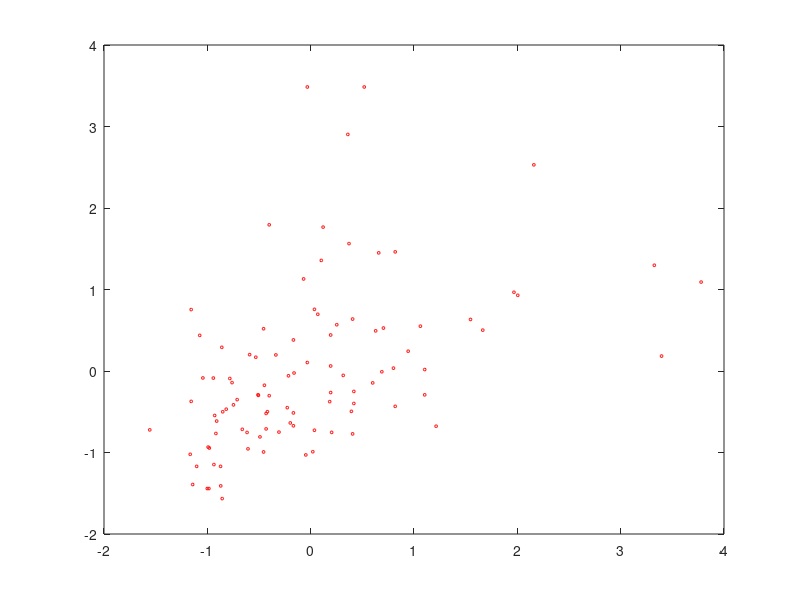

The MATLAB source for this figure: (Note: this script raises an error after producing the figure.)
%% Linear Regression with Gradient Descent
%  consider this sample the Machine learning equivalent for
%  SRM_Philadelphia_Outliers

clc; clear; close all;

%% Load Data
% Description of first code block
data = load('philadelphia.txt');
%data = load('data.txt');
% house prices (y)
y =  data(:,1); 
% crime rates (1000 / CrimeRate) : reciprocal
X = data(:,3);
% cases in the data set
m = length(X);

%Data Normalization... [-1 to +1]
[X muX sigmaX] = normalize(X);
[y muY sigmaY] = normalize(y);

% plot data to check pattern
plot(X,y, 'or', 'MarkerSize', 2);


%% Gradient Descent
% Goal minimize J(theta0, theta1) -> min(theta)

% add columns of 1's to X
X = [ones(m,1), X];

% initialize thetas with zeros (Theta0 and Theta1)
theta = zeros(2,1); % column vector with two entries [0,0]

% gradient descent parameters
iterations = 10;
alpha = 0.001;

% computea gradient descent and obtains lowest thetas
[theta, gradients, debug] = gradientDescent( X, y, theta, alpha,...
    iterations);

% plot hypothesis based on obtained thetas
hold;
% predicted response based on X
yPred = X * theta;
% plot regression line on top.
plot(X(:,2),yPred, '-b');

%% Gradient Descent Diagnostics
% Surface and Contour Charts
t0 = linspace( -2, 2, 30);
t1 = linspace( -2, 2, 30);
t = zeros(100,1);
thetaCosts = zeros(length(t0), length(t1));

% Fill out J_vals
for i = 1:length(t0)
    for j = 1:length(t1)
	  tx = [t0(i); t1(j)];
      % estimate the cost for plotting
	  thetaCosts(i,j) = costFx(X, y, tx);
    end
end

% Surface plot
figure;
surf(t0, t1, thetaCosts');
xlabel('Theta 0'); ylabel('Theta 1');

% Contour plot
figure;
% Plot J_vals as 15 contours spaced logarithmically between 0.01 and 100
contour(t0, t1, thetaCosts, logspace(-1, 2, 20))
xlabel('Theta 0'); ylabel('Theta 1');
title(sprintf('Global Optima: Theta0: %d , Theta1: %d', theta(1), theta(2)));
hold on;
plot(theta(1), theta(2), 'rx', 'MarkerSize', 14, 'LineWidth', 2);
